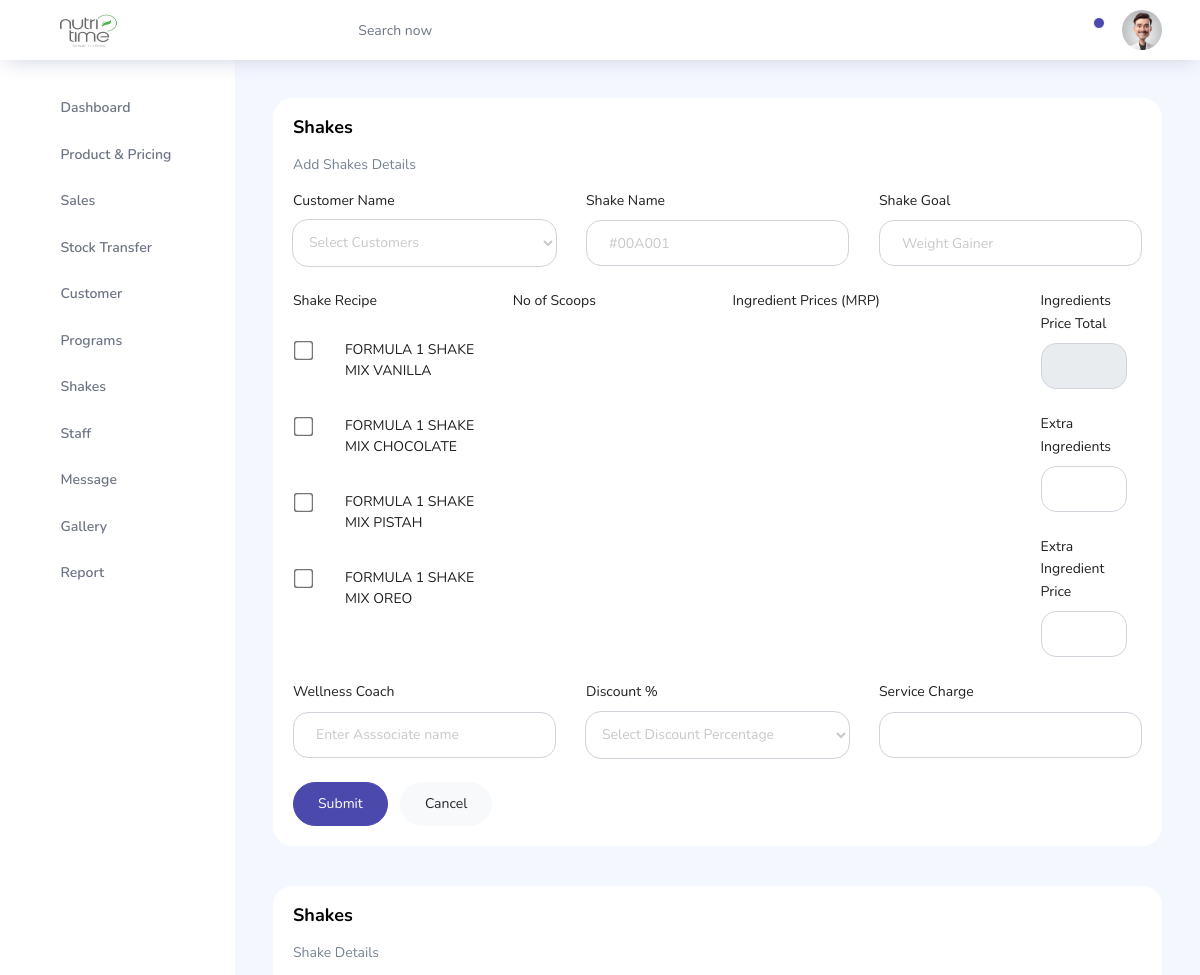
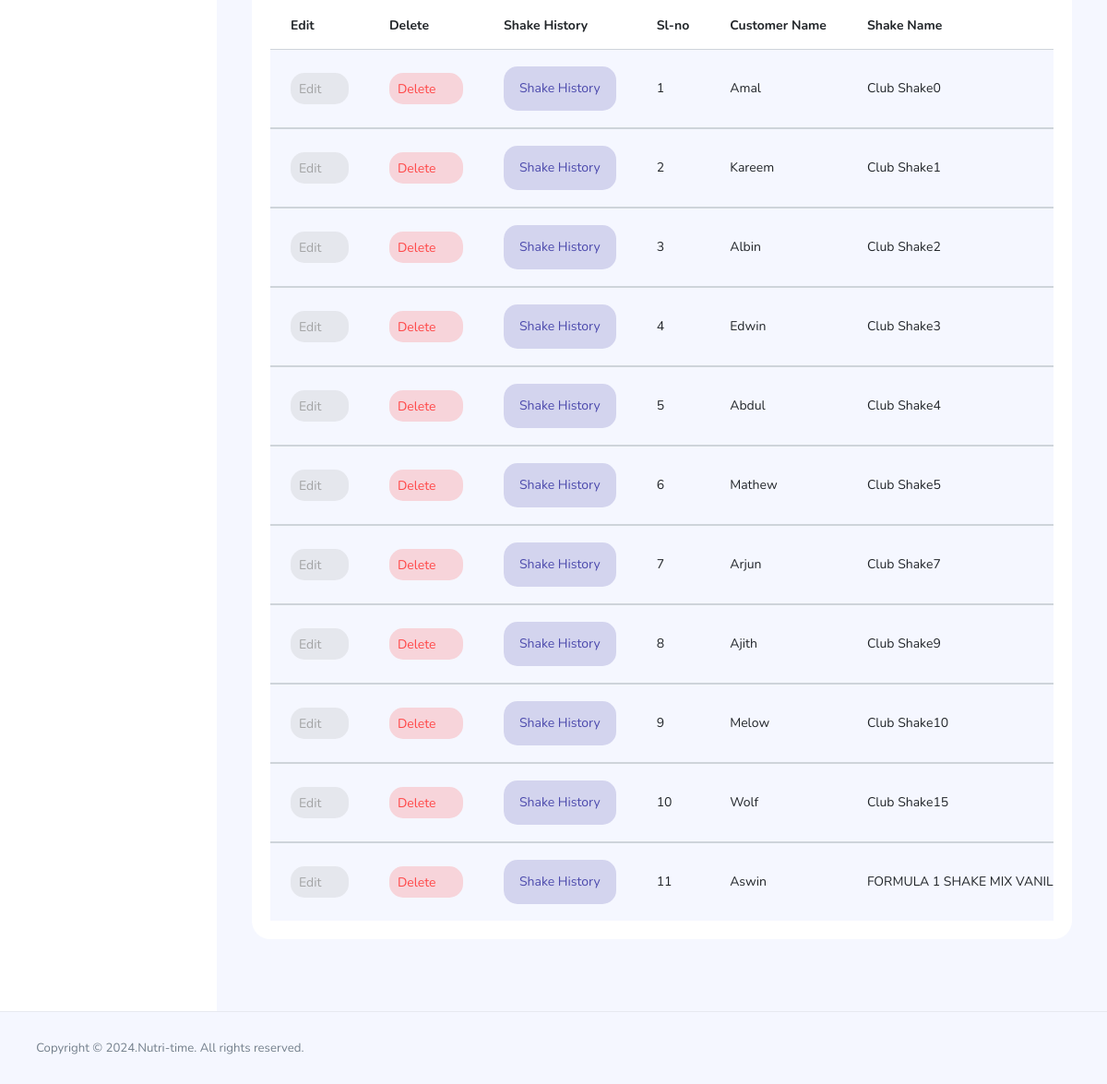
Screenshot of /Admin/pages/admin-shake.php (signed in) with the database file from the repository (2 pictures, top to bottom).
### tables this page shows
CREATE TABLE `price` (
  `pri_id` int(11) NOT NULL,
  `pro_name` varchar(50) NOT NULL,
  `pro_code` varchar(20) NOT NULL,
  `pro_category` varchar(50) NOT NULL,
  `pro_subcat` varchar(50) NOT NULL,
  `pro_mrp` varchar(10) NOT NULL,
  `pro_price` varchar(20) NOT NULL,
  `pro_dis0` varchar(10) NOT NULL DEFAULT '1',
  `pro_dis15` varchar(10) NOT NULL,
  `pro_dis25` varchar(10) NOT NULL,
  `pro_dis35` varchar(10) NOT NULL,
  `pro_dis42` varchar(10) NOT NULL,
  `pro_dis50` varchar(10) NOT NULL,
  `pro_vp` varchar(100) NOT NULL,
  `pro_vptotal` varchar(10) NOT NULL,
  `pro_scoop` varchar(10) NOT NULL,
  `pro_scooptotal` varchar(10) NOT NULL,
  `pro_scoopqua` varchar(10) NOT NULL,
  `pro_scoop0` varchar(10) NOT NULL,
  `pro_scoop15` varchar(10) NOT NULL,
  `pro_scoop25` varchar(10) NOT NULL,
  `pro_scoop35` varchar(10) NOT NULL,
  `pro_scoop42` varchar(10) NOT NULL,
  `pro_scoop50` varchar(10) NOT NULL,
  `pro_quantity` varchar(10) NOT NULL,
  `pro_curquantity` varchar(10) NOT NULL,
  `pro_hsn` varchar(200) NOT NULL,
  `pro_img` varchar(100) NOT NULL,
  `pro_date` varchar(100) NOT NULL
);

CREATE TABLE `shake` (
  `shake_id` int(11) NOT NULL,
  `shake_name` varchar(100) NOT NULL,
  `shake_assoc` varchar(100) NOT NULL,
  `customer_id` int(10) NOT NULL,
  `customer_name` varchar(100) NOT NULL,
  `shake_goal` varchar(100) NOT NULL,
  `shake_recipes` varchar(200) NOT NULL,
  `shake_mrp` varchar(100) NOT NULL,
  `shake_scoops` varchar(500) NOT NULL,
  `shake_extra` varchar(25) NOT NULL,
  `shake_extraprice` varchar(10) NOT NULL,
  `shake_discount` varchar(50) NOT NULL,
  `shake_expence` varchar(25) NOT NULL,
  `shake_total` varchar(50) NOT NULL,
  `shake_image` varchar(100) NOT NULL,
  `shake_date` varchar(100) NOT NULL
);

### Admin/pages/admin-shake.php (the view, shortened to what this page needs)
<?php
include './connect.php';
$sh_reci1 = $pro_id = $sh_name1 = $sh_goal1 = $sh_extra1 = $sh_extraprice1 = $sh_expen1 = $sh_raw1 = $sh_disc1 = $sh_id =  $sh_assoc1 = '';
?>
<!DOCTYPE html>
<html lang="en">
<head>
  <link rel="stylesheet" href="../vendors/feather/feather.css">
  <link rel="stylesheet" href="../vendors/ti-icons/css/themify-icons.css">
  <link rel="stylesheet" href="../css/vertical-layout-light/style.css">
</head>
<body>
  <div class="container-scroller">
    <?php
    include './topbar.php';
    ?>
    <div class="main-panel">
      <div class="content-wrapper">
        <div class="row">
          <div class="col-12 grid-margin stretch-card">
            <div class="card">
              <div class="card-body">
                <h1 class="card-title">Shakes</h1>
                <p class="card-description">Add Shakes Details</p>
                <form method="post" enctype="multipart/form-data" class="forms-sample">
                  <div class="row">
                    <div class="col-lg col-md col-sm col-6">
                      <div class="form-group">
                        <label>Customer Name</label>
                        <select class="form-control" style="border-radius: 16px;" name="cusname">
                          <option selected>Select Customers</option>
                        </select>
                      </div>
                    </div>
                    <div class="col-lg col-md col-sm col-6">
                      <div class="form-group">
                        <label>Shake Name</label>
                        <input type="text" class="form-control" style="border-radius: 16px;" placeholder="#00A001" name="shname" value="<?php echo $sh_name1; ?>" required>
                      </div>
                    </div>
                    <div class="col-lg col-md col-sm col-12">
                      <div class="form-group">
                        <label>Shake Goal</label>
                        <input type="text" class="form-control" style="border-radius: 16px;" placeholder="Weight Gainer" name="shgoal" value="<?php echo $sh_goal1; ?>" required>
                      </div>
                    </div>
                  </div>
                  <div class="row">
                    <div class="col-lg-3 col-md col-sm col-12">
                      <div class="form-group">
                        <label>Shake Recipe</label><br>
                        <?php
                        $query = mysqli_query($conn, "SELECT * FROM price");
                        while ($row = mysqli_fetch_assoc($query)) {
                          $pro_name = $row["pro_name"];
                        ?>
                          <div class="form-check ml-4 py-2">
                            <input class="form-check-input" style="transform:scale(1.5)" type="checkbox" name="shrecipe[]" value="<?php echo $pro_name; ?>" onchange="displayScoopInput(this, '<?php echo $pro_name; ?>')">
                            <label class="form-check-label"><?php echo $pro_name; ?></label>
                          </div>
                        <?php } ?>
                      </div>
                    </div>
                    <div class="col-lg-3 col-md col-sm col-2">
                      <div class="form-group">
                        <label for="scoops">No of Scoops</label>
                      </div>
                    </div>
                    <div class="col-lg col-md col-sm col">
                      <div class="form-group">
                        <label>Ingredient Prices (MRP)</label>
                      </div>
                    </div>
                    <div class="col-lg-2 col-md col-sm col">
                      <div class="col">
                        <div class="form-group">
                          <label>Ingredients Price Total</label>
                          <input type="text" class="form-control" style="border-radius: 16px;" id="ingredientsPriceTotal" name="shmrp" readonly required>
                        </div>
                      </div>
                      <div class="col">
                        <div class="form-group">
                          <label>Extra Ingredients</label>
                          <input type="text" class="form-control" style="border-radius: 16px;" name="shextra" value="<?php echo $sh_extra1; ?>" required>
                        </div>
                      </div>
                      <div class="col">
                        <div class="form-group">
                          <label>Extra Ingredient Price</label>
                          <input type="text" class="form-control" style="border-radius: 16px;" name="shextra_price" value="<?php echo $sh_extraprice1; ?>" required>
                        </div>
                      </div>
                    </div>
                  </div>
                  <div class="row">
                    <div class="col-lg col-md col-sm col-7">
                      <div class="form-group">
                        <label>Wellness Coach</label>
                        <input type="text" class="form-control" style="border-radius: 16px;" name="shassoc" placeholder="Enter Asssociate name" value="<?php echo $sh_assoc1; ?>" required>
                      </div>
                    </div>
                    <div class="col-lg col-md col-sm col-5">
                      <div class="form-group">
                        <label>Discount %</label>
                        <select class="form-control" style="border-radius: 16px;" name="shdiscount" required>
                          <option selected>Select Discount Percentage</option>
                        </select>
                      </div>
                    </div>
                    <div class="col-lg col-md col-sm col-5">
                      <div class="form-group">
                        <label>Service Charge</label>
                        <input type="text" class="form-control" style="border-radius: 16px;" name="shcharge" value="<?php echo $sh_expen1; ?>" required>
                      </div>
                    </div>
                  </div>
                  <input type="submit" class="btn btn-primary mr-2 rounded-pill" name="submitsh" value="Submit">
                  <a href="./admin-shake.php" class="btn btn-light rounded-pill">Cancel</a>
                </form>
              </div>
            </div>
          </div>
          <div class="col-lg-12 grid-margin stretch-card">
            <div class="card">
              <div class="card-body">
                <h4 class="card-title">Shakes</h4>
                <p class="card-description">Shake Details</p>
                <div class="table-responsive">
                  <table class="table table-striped">
                    <thead>
                      <tr>
                        <th>Edit</th>
                        <th>Delete</th>
                        <th>Shake History</th>
                        <th>Sl-no</th>
                        <th>Customer Name</th>
                        <th>Shake Name</th>
                      </tr>
                    </thead>
                    <?php
                    $sql = mysqli_query($conn, "SELECT * FROM shake ORDER BY shake_id ");
                    $serialNo = 1;
                    $displayedCustomerNames = array();
                    while ($row = mysqli_fetch_assoc($sql)) {
                      $sh_id = $row['shake_id'];
                      $cu_name = $row['customer_name'];
                      $sh_name = $row['shake_name'];
                      if (!in_array($cu_name, $displayedCustomerNames)) {
                        $displayedCustomerNames[] = $cu_name;
                    ?>
                        <tbody>
                          <tr>
                            <td><a href="admin-shake.php?sid=<?php echo $sh_id; ?>" class="btn btn-inverse-secondary btn-icon-text p-2">Edit<i class="ti-pencil-alt btn-icon-append"></i></a></td>
                            <td><a href="admin-shake.php?sd_id=<?php echo $sh_id; ?>" class="btn btn-inverse-danger btn-icon-text p-2">Delete<i class="ti-trash btn-icon-prepend"></i></a></td>
                            <td><a href="admin-shake.php?cusmdid=<?php echo $sh_id; ?>" class="btn btn-inverse-primary btn-icon-text p-3" data-toggle="modal" data-target="#exampleModal_<?php echo $sh_id; ?>">Shake History</a></td>
                            <td class="py-1"><?php echo $serialNo++; ?></td>
                            <td><?php echo $cu_name; ?></td>
                            <td><?php echo $sh_name; ?></td>
                          </tr>
                        </tbody>
                    <?php
                      }
                    }
                    ?>
                  </table>
                </div>
              </div>
            </div>
          </div>
        </div>
      </div>
    </div>
  </div>
  <footer class="footer">
    <div class="d-sm-flex justify-content-center justify-content-sm-between">
      <span class="text-muted text-center text-sm-left d-block d-sm-inline-block">Copyright © 2024.Nutri-time. All rights reserved.</span>
    </div>
  </footer>
  </div>
</body>
</html>

### Admin/pages/admin-shake.php (style rules this page uses)
.form-control { border-radius: 15px !important; }

### rows the page displays
price: pro_name "FORMULA 1 SHAKE MIX VANILLA"
price: pro_name "FORMULA 1 SHAKE MIX CHOCOLATE"
price: pro_name "FORMULA 1 SHAKE MIX PISTAH"
price: pro_name "FORMULA 1 SHAKE MIX OREO"
shake: customer_name "Amal", shake_name "Club Shake0"
shake: customer_name "Kareem", shake_name "Club Shake1"
shake: customer_name "Albin", shake_name "Club Shake2"
shake: customer_name "Edwin", shake_name "Club Shake3"
shake: customer_name "Abdul", shake_name "Club Shake4"
shake: customer_name "Mathew", shake_name "Club Shake5"
shake: customer_name "Arjun", shake_name "Club Shake7"
shake: customer_name "Ajith", shake_name "Club Shake9"
shake: customer_name "Melow", shake_name "Club Shake10"
shake: customer_name "Wolf", shake_name "Club Shake15"
shake: customer_name "Aswin", shake_name "FORMULA 1 SHAKE MIX…"
